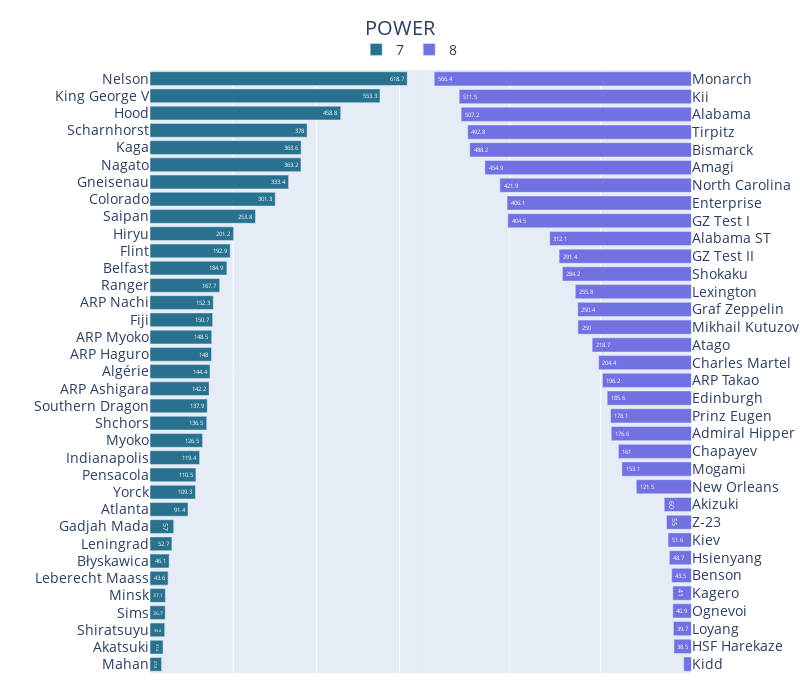

The cell this chart's notebook holds for it:
### Code cell
level_bar(dfs_ind_78, 'POWER', 7, 8, "POWER", 800, 700, h=1.06)

### Figure 1 — Plotly figure (JSON) as saved in the notebook; plotly's stock layout.template omitted (floating-point values rounded to 4 significant figures)
{"data": [{"hovertemplate": ["Destroyer", "Destroyer", "Destroyer", "Destroyer", "Destroyer", "Destroyer", "Destroyer", "Destroyer", "Destroyer", "Cruiser", "Cruiser", "Cruiser", "Cruiser", "Cruiser", "Cruiser", "Cruiser", "Cruiser", "Cruiser", "Cruiser", "Cruiser", "Cruiser", "Cruiser", "AirCarrier", "Cruiser", "Cruiser", "AirCarrier", "AirCarrier", "Battleship", "Battleship", "Battleship", "AirCarrier", "Battleship", "Battleship", "Battleship", "Battleship"], "marker": {"color": "#29728f"}, "name": "7", "orientation": "h", "text": [27.8, 31.4, 35.4, 36.7, 37.1, 43.6, 46.1, 52.7, 57, 91.4, 109.3, 110.5, 119.4, 126.5, 136.5, 137.9, 142.2, 144.4, 148, 148.5, 150.7, 152.3, 167.7, 184.9, 192.9, 201.2, 253.8, 301.3, 333.4, 363.2, 363.6, 378, 458.8, 553.3, 618.7], "textposition": "inside", "type": "bar", "x": [27.8, 31.4, 35.4, 36.7, 37.1, 43.6, 46.1, 52.7, 57, 91.4, 109.3, 110.5, 119.4, 126.5, 136.5, 137.9, 142.2, 144.4, 148, 148.5, 150.7, 152.3, 167.7, 184.9, 192.9, 201.2, 253.8, 301.3, 333.4, 363.2, 363.6, 378, 458.8, 553.3, 618.7], "xaxis": "x", "y": ["Mahan", "Akatsuki", "Shiratsuyu", "Sims", "Minsk", "Leberecht Maass", "Błyskawica", "Leningrad", "Gadjah Mada", "Atlanta", "Yorck", "Pensacola", "Indianapolis", "Myoko", "Shchors", "Southern Dragon", "ARP Ashigara", "Algérie", "ARP Haguro", "ARP Myoko", "Fiji", "ARP Nachi", "Ranger", "Belfast", "Flint", "Hiryu", "Saipan", "Colorado", "Gneisenau", "Nagato", "Kaga", "Scharnhorst", "Hood", "King George V", "Nelson"], "yaxis": "y"}, {"hovertemplate": ["Destroyer", "Destroyer", "Destroyer", "Destroyer", "Destroyer", "Destroyer", "Destroyer", "Destroyer", "Destroyer", "Destroyer", "Cruiser", "Cruiser", "Cruiser", "Cruiser", "Cruiser", "Cruiser", "Cruiser", "Cruiser", "Cruiser", "Cruiser", "AirCarrier", "AirCarrier", "AirCarrier", "AirCarrier", "Battleship", "AirCarrier", "AirCarrier", "Battleship", "Battleship", "Battleship", "Battleship", "Battleship", "Battleship", "Battleship"], "marker": {"color": "#7171e1"}, "name": "8", "orientation": "h", "text": [17, 38.5, 39.7, 40.9, 41, 43.5, 48.7, 51.6, 55, 60, 121.5, 153.1, 161, 176.6, 178.1, 185.6, 196.2, 204.4, 218.7, 250, 250.4, 255.8, 284.2, 291.4, 312.1, 404.5, 406.1, 421.9, 454.9, 488.2, 492.8, 507.2, 511.5, 566.4], "textposition": "inside", "type": "bar", "x": [17, 38.5, 39.7, 40.9, 41, 43.5, 48.7, 51.6, 55, 60, 121.5, 153.1, 161, 176.6, 178.1, 185.6, 196.2, 204.4, 218.7, 250, 250.4, 255.8, 284.2, 291.4, 312.1, 404.5, 406.1, 421.9, 454.9, 488.2, 492.8, 507.2, 511.5, 566.4], "xaxis": "x2", "y": ["Kidd", "HSF Harekaze", "Loyang", "Ognevoi", "Kagero", "Benson", "Hsienyang", "Kiev", "Z-23", "Akizuki", "New Orleans", "Mogami", "Chapayev", "Admiral Hipper", "Prinz Eugen", "Edinburgh", "ARP Takao", "Charles Martel", "Atago", "Mikhail Kutuzov", "Graf Zeppelin", "Lexington", "Shokaku", "GZ Test II", "Alabama ST", "GZ Test I", "Enterprise", "North Carolina", "Amagi", "Bismarck", "Tirpitz", "Alabama", "Kii", "Monarch"], "yaxis": "y3"}], "layout": {"font": {"size": 14}, "height": 700, "legend": {"orientation": "h", "x": 0.45, "xanchor": "center", "y": 1.06, "yanchor": "top"}, "margin": {"b": 0, "l": 150, "r": 0, "t": 70}, "title": {"text": "POWER", "x": 0.5}, "width": 800, "xaxis": {"anchor": "y", "domain": [0, 0.47], "showticklabels": false, "title": {"text": ""}}, "xaxis2": {"anchor": "y2", "autorange": "reversed", "domain": [0.47, 0.94], "showticklabels": false}, "yaxis": {"anchor": "x", "domain": [0, 1]}, "yaxis2": {"anchor": "x2", "domain": [0, 1]}, "yaxis3": {"anchor": "x2", "overlaying": "y2", "showticklabels": true, "side": "right"}}}
